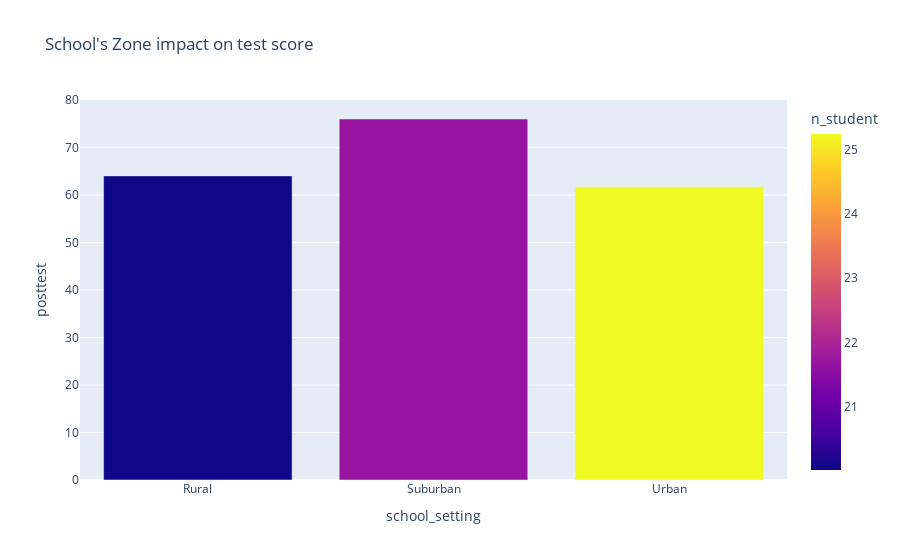

Notebook cell for this chart:
### Code cell
fig = px.bar(school_setting_data, x='school_setting',y='posttest', title="School's Zone impact on test score", color = 'n_student')
fig.show()

### Figure 1 — Plotly figure (JSON) as saved in the notebook; plotly's stock layout.template omitted (floating-point values rounded to 4 significant figures)
{"data": [{"alignmentgroup": "True", "hovertemplate": "school_setting=%{x}<br>posttest=%{y}<br>n_student=%{marker.color}<extra></extra>", "legendgroup": "", "marker": {"color": [20.02, 21.68, 25.24], "coloraxis": "coloraxis"}, "name": "", "offsetgroup": "", "orientation": "v", "showlegend": false, "textposition": "auto", "type": "bar", "x": ["Rural", "Suburban", "Urban"], "xaxis": "x", "y": [64.05, 76.04, 61.75], "yaxis": "y"}], "layout": {"barmode": "relative", "coloraxis": {"colorbar": {"title": {"text": "n_student"}}, "colorscale": [[0, "#0d0887"], [0.1111, "#46039f"], [0.2222, "#7201a8"], [0.3333, "#9c179e"], [0.4444, "#bd3786"], [0.5556, "#d8576b"], [0.6667, "#ed7953"], [0.7778, "#fb9f3a"], [0.8889, "#fdca26"], [1, "#f0f921"]]}, "legend": {"tracegroupgap": 0}, "title": {"text": "School's Zone impact on test score"}, "xaxis": {"anchor": "y", "domain": [0, 1], "title": {"text": "school_setting"}}, "yaxis": {"anchor": "x", "domain": [0, 1], "title": {"text": "posttest"}}}}
